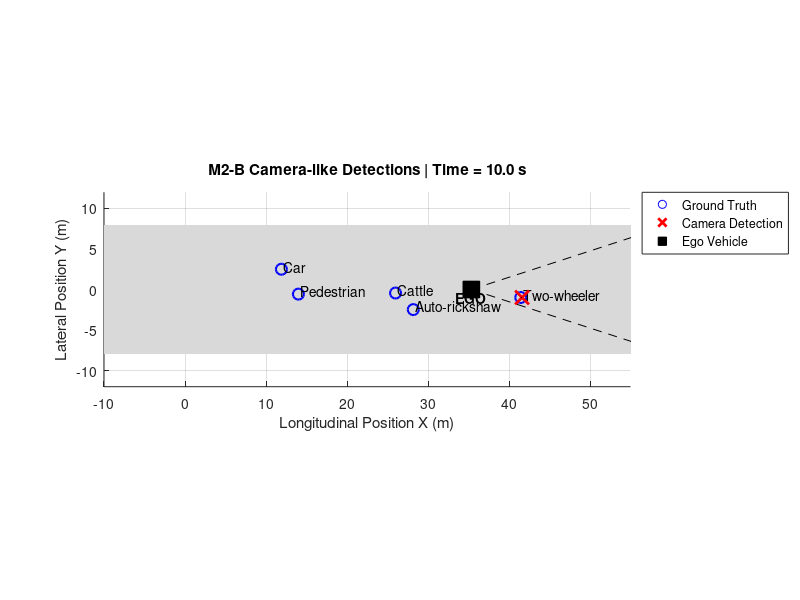

MATLAB code to generate this figure:
%% SIH 26037
% Module M2 - Multi-Sensor Simulation and Fusion
% Stage M2-B: Camera-like detections
% Developer: Daniel (supporting M2)

clc;
clear;
close all;

rng(10);

%% Simulation settings
dt = 0.1;
simTime = 10;
time = 0:dt:simTime;

%% Camera settings
cameraRange = 30;              % metres
cameraHalfFOVdeg = 18;         % half-angle of camera FOV
cameraDetectionProbability = 0.90;
cameraNoiseStd = 0.35;         % metres

%% Ego vehicle
ego.x = 0;
ego.y = 0;
ego.vx = 3.5;
ego.vy = 0;

%% Actors
actors(1).id = 1;
actors(1).type = "Car";
actors(1).state = [22, 2.5, -1.0, 0];

actors(2).id = 2;
actors(2).type = "Pedestrian";
actors(2).state = [14, 6.5, 0, -0.7];

actors(3).id = 3;
actors(3).type = "Auto-rickshaw";
actors(3).state = [10, -4.5, 1.8, 0.2];

actors(4).id = 4;
actors(4).type = "Two-wheeler";
actors(4).state = [-4, -2.0, 4.5, 0.1];

actors(5).id = 5;
actors(5).type = "Cattle";
actors(5).state = [27, -7.0, -0.1, 0.65];

%% Metrics
visibleOpportunities = 0;
successfulDetections = 0;
cameraErrors = [];

%% Figure
figure( ...
    'Name','SIH 26037 - M2-B Camera Detections', ...
    'NumberTitle','off');

%% Simulation loop
for k = 1:length(time)

    cla;
    hold on;
    grid on;

    %% Draw road
    patch([-10 55 55 -10], ...
          [-8 -8 8 8], ...
          [0.85 0.85 0.85], ...
          'EdgeColor','none');

    %% Update ego
    ego.x = ego.x + ego.vx*dt;
    ego.y = ego.y + ego.vy*dt;

    plot(ego.x,ego.y,'ks', ...
        'MarkerSize',12, ...
        'MarkerFaceColor','k');

    text(ego.x,ego.y-1, ...
        'EGO', ...
        'HorizontalAlignment','center', ...
        'FontWeight','bold');

    %% Draw camera FOV
    fovAngle = deg2rad(cameraHalfFOVdeg);

    leftX = ego.x + cameraRange*cos(fovAngle);
    leftY = ego.y + cameraRange*sin(fovAngle);

    rightX = ego.x + cameraRange*cos(fovAngle);
    rightY = ego.y - cameraRange*sin(fovAngle);

    plot([ego.x leftX], ...
         [ego.y leftY], ...
         'k--');

    plot([ego.x rightX], ...
         [ego.y rightY], ...
         'k--');

    plot([leftX rightX], ...
         [leftY rightY], ...
         'k:');

    %% Update actors
    for i = 1:length(actors)

        actors(i).state(1) = ...
            actors(i).state(1) + actors(i).state(3)*dt;

        actors(i).state(2) = ...
            actors(i).state(2) + actors(i).state(4)*dt;

        trueX = actors(i).state(1);
        trueY = actors(i).state(2);

        %% Plot ground truth
        plot(trueX,trueY,'bo', ...
            'MarkerSize',8, ...
            'LineWidth',1.5);

        text(trueX+0.3,trueY+0.4, ...
            sprintf('%s',actors(i).type));

        %% Relative position wrt ego
        dx = trueX - ego.x;
        dy = trueY - ego.y;

        range = hypot(dx,dy);

        angleToActor = atan2(dy,dx);

        %% Check if actor is in forward camera FOV
        visibleToCamera = ...
            dx > 0 && ...
            range <= cameraRange && ...
            abs(angleToActor) <= fovAngle;

        if visibleToCamera

            visibleOpportunities = ...
                visibleOpportunities + 1;

            %% Detection probability
            if rand <= cameraDetectionProbability

                measuredX = ...
                    trueX + cameraNoiseStd*randn;

                measuredY = ...
                    trueY + cameraNoiseStd*randn;

                successfulDetections = ...
                    successfulDetections + 1;

                err = hypot( ...
                    measuredX-trueX, ...
                    measuredY-trueY);

                cameraErrors(end+1) = err;

                %% Plot camera detection
                plot(measuredX,measuredY,'rx', ...
                    'MarkerSize',10, ...
                    'LineWidth',2);

                plot([trueX measuredX], ...
                     [trueY measuredY], ...
                     'k:');
            end
        end
    end

    %% Formatting
    xlim([-10 55]);
    ylim([-12 12]);

    axis equal;

    xlabel('Longitudinal Position X (m)');
    ylabel('Lateral Position Y (m)');

    title(sprintf( ...
        'M2-B Camera-like Detections | Time = %.1f s', ...
        time(k)));

    %% Legend
    h1 = plot(nan,nan,'bo');
    h2 = plot(nan,nan,'rx','LineWidth',2);
    h3 = plot(nan,nan,'ks','MarkerFaceColor','k');

    legend( ...
        [h1 h2 h3], ...
        {'Ground Truth', ...
         'Camera Detection', ...
         'Ego Vehicle'}, ...
        'Location','northeastoutside');

    drawnow;
end

%% Metrics
if visibleOpportunities > 0

    cameraDetectionRate = ...
        successfulDetections / visibleOpportunities;

else
    cameraDetectionRate = 0;
end

if ~isempty(cameraErrors)

    cameraMeanError = ...
        mean(cameraErrors);

    cameraRMSE = ...
        sqrt(mean(cameraErrors.^2));

else
    cameraMeanError = NaN;
    cameraRMSE = NaN;
end

%% Results
fprintf('\n');
fprintf('============================================\n');
fprintf(' SIH 26037 - M2-B CAMERA RESULTS\n');
fprintf('============================================\n');

fprintf('Visible opportunities : %d\n', ...
    visibleOpportunities);

fprintf('Camera detections     : %d\n', ...
    successfulDetections);

fprintf('Detection rate        : %.2f %%\n', ...
    cameraDetectionRate*100);

fprintf('Mean position error   : %.3f m\n', ...
    cameraMeanError);

fprintf('Position RMSE         : %.3f m\n', ...
    cameraRMSE);

fprintf('============================================\n');

disp("M2-B camera detection simulation completed successfully.");
